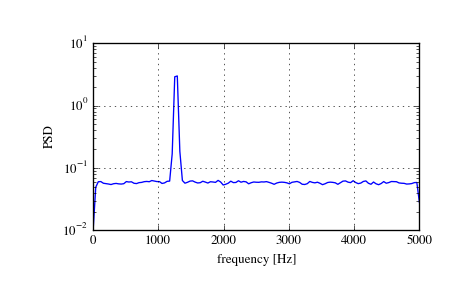

This chart was generated by the following Python code:
import numpy as np
import scipy.signal as signal
import matplotlib.pyplot as plt

fs = 10e3
N = 1e5
amp = 2*np.sqrt(2)
freq = 1270.0
noise_power = 0.001 * fs / 2
time = np.arange(N) / fs
x = amp*np.sin(2*np.pi*freq*time)
x += np.random.normal(scale=np.sqrt(noise_power), size=time.shape)

f, Pwelch_spec = signal.welch(x, fs, scaling='spectrum')

plt.semilogy(f, Pwelch_spec)
plt.xlabel('frequency [Hz]')
plt.ylabel('PSD')
plt.grid()
plt.show()
